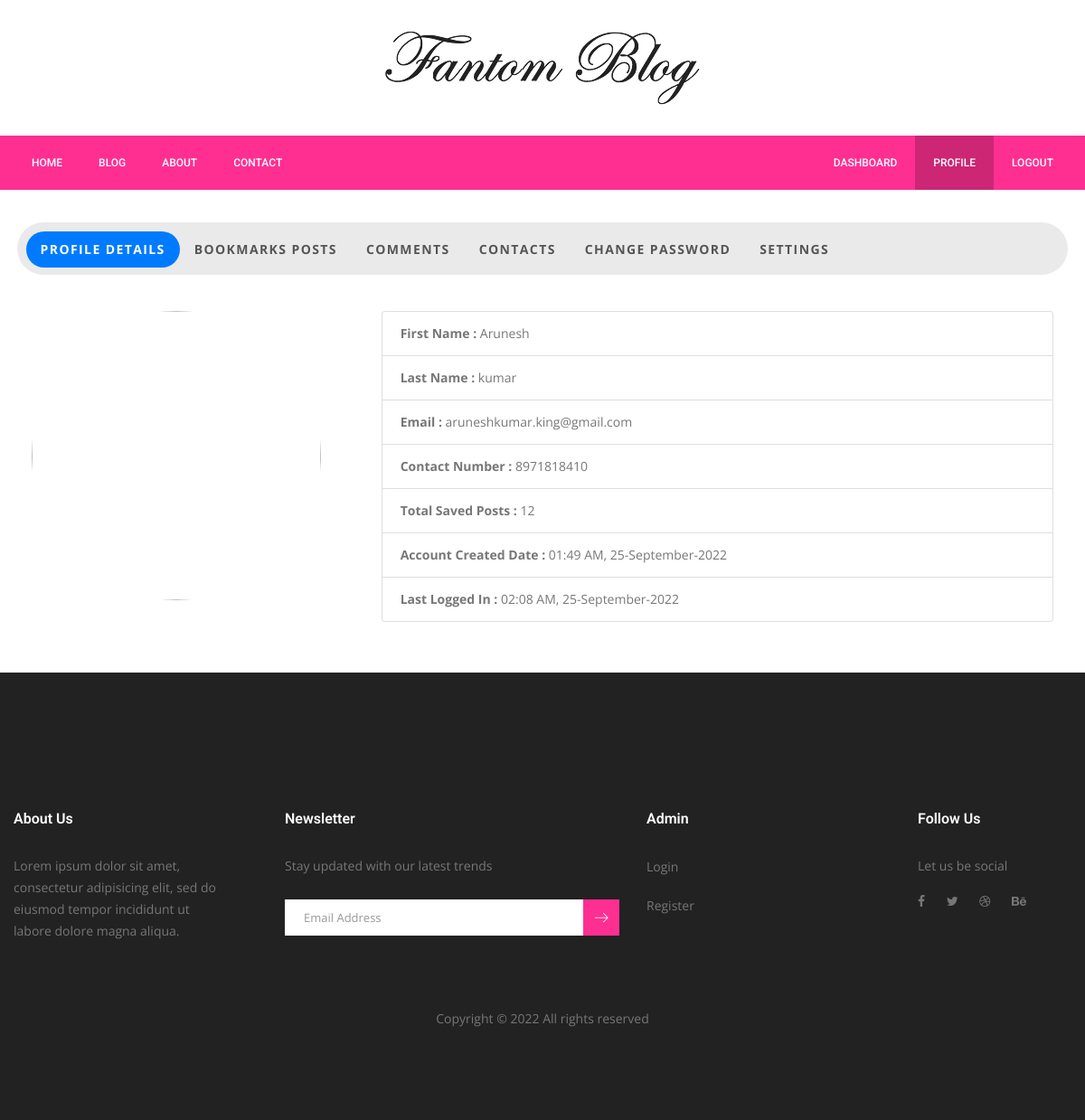
Screenshot of /profile (signed in) with the database file from the repository.
### server.py (models this page shows)
class User(UserMixin, db.Model):
    __tablename__ = 'users'
    id = db.Column(db.Integer, primary_key=True)
    admin = db.Column(db.Boolean, default=False, nullable=False)
    verify = db.Column(db.Boolean, default=False, nullable=False)
    active = db.Column(db.Boolean, default=True, nullable=False)
    secret_key = db.Column(db.String(250), default=uuid.uuid4().hex, nullable=False)
    created_date = db.Column(db.String(250), nullable=False)
    last_login = db.Column(db.String(250), nullable=False)
    firstName = db.Column(db.String(250), nullable=False)
    lastName = db.Column(db.String(250), nullable=False)
    email = db.Column(db.String(250), unique=True, nullable=False)
    phone = db.Column(db.String(15), unique=True, nullable=False)
    profile_image = db.Column(db.String(500), nullable=False)
    password = db.Column(db.String(250), nullable=False)
    contacts_info = db.relationship("Contact", back_populates="user")
    bookmark_info = db.relationship("Bookmark", back_populates="user")
    comment_info = db.relationship("Comment", back_populates="user")

### server.py (the view)
@app.route("/profile")
@login_required
def profile():
    contacts = Contact.query.order_by(desc(Contact.id)).all()
    contact_list = []
    for contact in (contacts):
        if contact.user_id == current_user.id:
            contact_list.append(contact)
    bookmarks_posts = Bookmark.query.order_by(desc(Bookmark.id)).filter_by(user_id=current_user.id).all()
    comments = Comment.query.order_by(desc(Comment.id)).filter_by(user_id=current_user.id).all()
    return render_template("blog/auth/profile.html", path=request.path, logged_in=current_user.is_authenticated, user=current_user, contact_list=contact_list, bookmarks_posts=bookmarks_posts, comments=comments)

### server.py (called while the page is built)
@login_manager.user_loader
def load_user(user_id):
    return User.query.get(user_id)

### templates/blog/auth/profile.html (shortened to what this page needs)
{% extends "blog/layouts/base.html" %} {% block content %}
<section class="contact_area" style="padding: 2rem 0">
  <div class="container">
    <div class="row">
      <div class="col-lg-12">
        <div class="p-1 bg-white rounded shadow mb-1">
          <ul
            id="myTab"
            role="tablist"
            class="nav nav-tabs nav-pills flex-column flex-sm-row text-center tab-style border-0 rounded-nav"
          >
            <li class="nav-item flex-sm-fill">
              <a
                id="home-tab"
                data-toggle="tab"
                href="#profile"
                role="tab"
                aria-controls="home"
                aria-selected="true"
                class="nav-link border-0 text-uppercase font-weight-bold active"
                >Profile Details</a
              >
            </li>
            <li class="nav-item flex-sm-fill">
              <a
                id="profile-tab"
                data-toggle="tab"
                href="#bookmark"
                role="tab"
                aria-controls="profile"
                aria-selected="false"
                class="nav-link border-0 text-uppercase font-weight-bold"
                >Bookmarks Posts</a
              >
            </li>
            <li class="nav-item flex-sm-fill">
              <a
                id="contact-tab"
                data-toggle="tab"
                href="#comments"
                role="tab"
                aria-controls="contact"
                aria-selected="false"
                class="nav-link border-0 text-uppercase font-weight-bold"
                >Comments</a
              >
            </li>
            <li class="nav-item flex-sm-fill">
              <a
                id="profile-tab"
                data-toggle="tab"
                href="#contact"
                role="tab"
                aria-controls="profile"
                aria-selected="false"
                class="nav-link border-0 text-uppercase font-weight-bold"
                >Contacts</a
              >
            </li>
            <li class="nav-item flex-sm-fill">
              <a
                id="contact-tab"
                data-toggle="tab"
                href="#password"
                role="tab"
                aria-controls="contact"
                aria-selected="false"
                class="nav-link border-0 text-uppercase font-weight-bold"
                >Change Password</a
              >
            </li>
            <li class="nav-item flex-sm-fill">
              <a
                id="contact-tab"
                data-toggle="tab"
                href="#settings"
                role="tab"
                aria-controls="contact"
                aria-selected="false"
                class="nav-link border-0 text-uppercase font-weight-bold"
                >Settings</a
              >
            </li>
          </ul>
          <div id="myTabContent" class="tab-content mt-4">
            <div
              id="profile"
              role="tabpanel"
              aria-labelledby="home-tab"
              class="tab-pane fade p-3 show active"
            >
              <div class="row">
                <div class="col-lg-4 pro-img-container">
                  <img
                    class="profile-img"
                    src="{{ user.profile_image }}"
                    alt=""
                  />
                </div>
                <div class="col-lg-8 profile-body">
                  <div class="card">
                    <ul class="list-group list-group-flush">
                      <li class="list-group-item">
                        <strong>First Name :</strong> {{ user.firstName }}
                      </li>
                      <li class="list-group-item">
                        <strong>Last Name :</strong> {{ user.lastName }}
                      </li>
                      <li class="list-group-item">
                        <strong>Email :</strong> {{ user.email }}
                      </li>
                      <li class="list-group-item">
                        <strong>Contact Number :</strong> {{ user.phone }}
                      </li>
                      <li class="list-group-item">
                        <strong>Total Saved Posts :</strong> 12
                      </li>
                      <li class="list-group-item">
                        <strong>Account Created Date :</strong> {{
                        user.created_date }}
                      </li>
                      <li class="list-group-item">
                        <strong>Last Logged In :</strong> {{ user.last_login }}
                      </li>
                    </ul>
                  </div>
                </div>
              </div>
            </div>
          </div>
        </div>
      </div>
    </div>
  </div>
</section>
{% endblock %}

### static/css/style.css (style rules this page uses)
a { text-decoration: none; -webkit-transition: all 0.3s ease-in-out; -o-transition: all 0.3s ease-in-out; transition: all 0.3s ease-in-out; }
body { line-height: 24px; font-size: 14px; font-family: "Open Sans", sans-serif; font-weight: normal; color: #777777; }
@media (min-width: 1200px) { .container { max-width: 1200px; } }
.header_area + section, .header_area + div { margin-top: 210px; }

### static/css/arunesh.css (style rules this page uses)
@media (min-width: 576px) { .rounded-nav { border-radius: 50rem !important; } }
@media (min-width: 576px) { .rounded-nav .nav-link { border-radius: 50rem !important; } }
.nav-pills .nav-link { color: #555; }
.text-uppercase { letter-spacing: 0.1em; }
.profile-img { border-radius: 50%; height: 320px; width: 320px; }
.tab-style { background-color: rgb(234, 234, 234); padding: 0.6rem; }

### rows the page displays
User: firstName "Arunesh", lastName "kumar", email "aruneshkumar.king@gmail.com", phone "8971818410", created_date "01:49 AM, 25-September-2022", last_login "02:08 AM, 25-September-2022"
